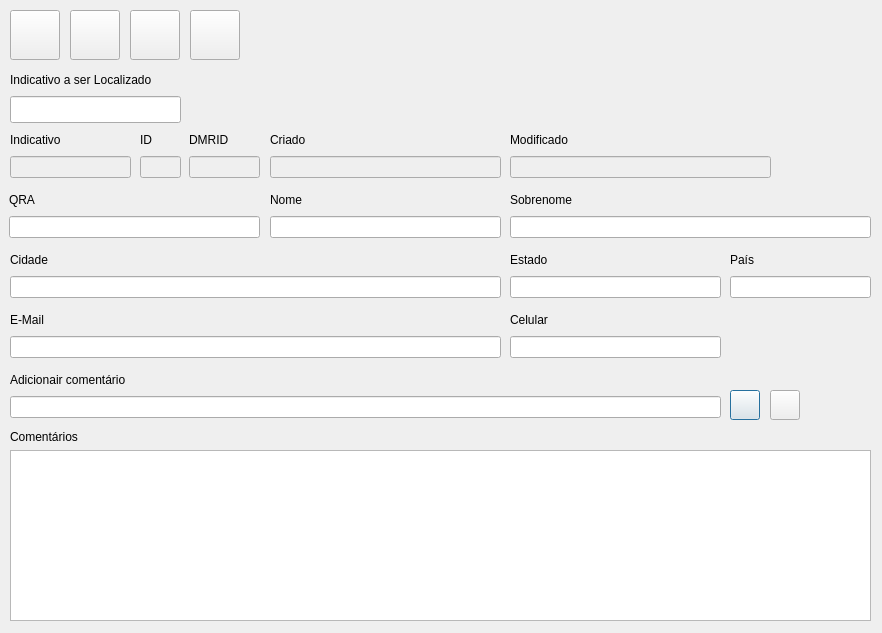
<?xml version="1.0" encoding="UTF-8"?>
<ui version="4.0">
 <class>frmRadioamadores</class>
 <widget class="QDialog" name="frmRadioamadores">
  <property name="geometry">
   <rect>
    <x>0</x>
    <y>0</y>
    <width>882</width>
    <height>633</height>
   </rect>
  </property>
  <property name="windowTitle">
   <string>Dialog</string>
  </property>
  <property name="windowIcon">
   <iconset resource="imgs/imagens.qrc">
    <normaloff>:/radioamadores.png</normaloff>:/radioamadores.png</iconset>
  </property>
  <widget class="QPushButton" name="btnAdicionarComentario">
   <property name="geometry">
    <rect>
     <x>730</x>
     <y>390</y>
     <width>30</width>
     <height>30</height>
    </rect>
   </property>
   <property name="font">
    <font>
     <pointsize>9</pointsize>
     <bold>true</bold>
    </font>
   </property>
   <property name="toolTip">
    <string extracomment="Adicionar Comentário"/>
   </property>
   <property name="toolTipDuration">
    <number>2</number>
   </property>
   <property name="text">
    <string/>
   </property>
   <property name="icon">
    <iconset resource="imgs/imagens.qrc">
     <normaloff>:/mais.png</normaloff>:/mais.png</iconset>
   </property>
   <property name="iconSize">
    <size>
     <width>20</width>
     <height>20</height>
    </size>
   </property>
  </widget>
  <widget class="QPushButton" name="btnRemoverComentarios">
   <property name="geometry">
    <rect>
     <x>770</x>
     <y>390</y>
     <width>30</width>
     <height>30</height>
    </rect>
   </property>
   <property name="font">
    <font>
     <pointsize>9</pointsize>
     <bold>true</bold>
    </font>
   </property>
   <property name="toolTip">
    <string extracomment="Remover Comentário"/>
   </property>
   <property name="toolTipDuration">
    <number>2</number>
   </property>
   <property name="text">
    <string/>
   </property>
   <property name="icon">
    <iconset resource="imgs/imagens.qrc">
     <normaloff>:/menos.png</normaloff>:/menos.png</iconset>
   </property>
   <property name="iconSize">
    <size>
     <width>20</width>
     <height>20</height>
    </size>
   </property>
  </widget>
  <widget class="QWidget" name="layoutWidget">
   <property name="geometry">
    <rect>
     <x>9</x>
     <y>190</y>
     <width>251</width>
     <height>48</height>
    </rect>
   </property>
   <layout class="QVBoxLayout" name="verticalLayout_3">
    <item>
     <widget class="QLabel" name="label_3">
      <property name="text">
       <string>QRA</string>
      </property>
     </widget>
    </item>
    <item>
     <widget class="QLineEdit" name="edtQra"/>
    </item>
   </layout>
  </widget>
  <widget class="QWidget" name="layoutWidget">
   <property name="geometry">
    <rect>
     <x>270</x>
     <y>190</y>
     <width>231</width>
     <height>48</height>
    </rect>
   </property>
   <layout class="QVBoxLayout" name="verticalLayout_5">
    <item>
     <widget class="QLabel" name="label_5">
      <property name="text">
       <string>Nome</string>
      </property>
     </widget>
    </item>
    <item>
     <widget class="QLineEdit" name="edtNome"/>
    </item>
   </layout>
  </widget>
  <widget class="QWidget" name="layoutWidget">
   <property name="geometry">
    <rect>
     <x>510</x>
     <y>190</y>
     <width>361</width>
     <height>48</height>
    </rect>
   </property>
   <layout class="QVBoxLayout" name="verticalLayout_6">
    <item>
     <widget class="QLabel" name="label_6">
      <property name="text">
       <string>Sobrenome</string>
      </property>
     </widget>
    </item>
    <item>
     <widget class="QLineEdit" name="edtSobrenome"/>
    </item>
   </layout>
  </widget>
  <widget class="QWidget" name="layoutWidget">
   <property name="geometry">
    <rect>
     <x>10</x>
     <y>250</y>
     <width>491</width>
     <height>48</height>
    </rect>
   </property>
   <layout class="QVBoxLayout" name="verticalLayout_7">
    <item>
     <widget class="QLabel" name="label_8">
      <property name="text">
       <string>Cidade</string>
      </property>
     </widget>
    </item>
    <item>
     <widget class="QLineEdit" name="edtCidade"/>
    </item>
   </layout>
  </widget>
  <widget class="QWidget" name="layoutWidget">
   <property name="geometry">
    <rect>
     <x>510</x>
     <y>250</y>
     <width>211</width>
     <height>48</height>
    </rect>
   </property>
   <layout class="QVBoxLayout" name="verticalLayout_8">
    <item>
     <widget class="QLabel" name="label_9">
      <property name="text">
       <string>Estado</string>
      </property>
     </widget>
    </item>
    <item>
     <widget class="QLineEdit" name="edtEstado"/>
    </item>
   </layout>
  </widget>
  <widget class="QWidget" name="layoutWidget">
   <property name="geometry">
    <rect>
     <x>730</x>
     <y>250</y>
     <width>141</width>
     <height>48</height>
    </rect>
   </property>
   <layout class="QVBoxLayout" name="verticalLayout_9">
    <item>
     <widget class="QLabel" name="label_10">
      <property name="text">
       <string>País</string>
      </property>
     </widget>
    </item>
    <item>
     <widget class="QLineEdit" name="edtPais"/>
    </item>
   </layout>
  </widget>
  <widget class="QWidget" name="layoutWidget">
   <property name="geometry">
    <rect>
     <x>510</x>
     <y>310</y>
     <width>211</width>
     <height>48</height>
    </rect>
   </property>
   <layout class="QVBoxLayout" name="verticalLayout_10">
    <item>
     <widget class="QLabel" name="label_11">
      <property name="text">
       <string>Celular</string>
      </property>
     </widget>
    </item>
    <item>
     <widget class="QLineEdit" name="edtCelular"/>
    </item>
   </layout>
  </widget>
  <widget class="QWidget" name="layoutWidget">
   <property name="geometry">
    <rect>
     <x>10</x>
     <y>310</y>
     <width>491</width>
     <height>48</height>
    </rect>
   </property>
   <layout class="QVBoxLayout" name="verticalLayout_11">
    <item>
     <widget class="QLabel" name="label_12">
      <property name="text">
       <string>E-Mail</string>
      </property>
     </widget>
    </item>
    <item>
     <widget class="QLineEdit" name="edtEmail"/>
    </item>
   </layout>
  </widget>
  <widget class="QWidget" name="layoutWidget">
   <property name="geometry">
    <rect>
     <x>10</x>
     <y>430</y>
     <width>861</width>
     <height>191</height>
    </rect>
   </property>
   <layout class="QVBoxLayout" name="verticalLayout_15">
    <item>
     <widget class="QLabel" name="label_7">
      <property name="text">
       <string>Comentários</string>
      </property>
     </widget>
    </item>
    <item>
     <widget class="QTableWidget" name="twgComentariosRA"/>
    </item>
   </layout>
  </widget>
  <widget class="QWidget" name="layoutWidget">
   <property name="geometry">
    <rect>
     <x>10</x>
     <y>370</y>
     <width>711</width>
     <height>48</height>
    </rect>
   </property>
   <layout class="QVBoxLayout" name="verticalLayout_14">
    <item>
     <widget class="QLabel" name="label_13">
      <property name="text">
       <string>Adicionair comentário</string>
      </property>
     </widget>
    </item>
    <item>
     <widget class="QLineEdit" name="edtComentario"/>
    </item>
   </layout>
  </widget>
  <widget class="QPushButton" name="btnRemoverRA">
   <property name="geometry">
    <rect>
     <x>190</x>
     <y>10</y>
     <width>50</width>
     <height>50</height>
    </rect>
   </property>
   <property name="toolTip">
    <string extracomment="Remover Radioamador"/>
   </property>
   <property name="text">
    <string/>
   </property>
   <property name="icon">
    <iconset resource="imgs/imagens.qrc">
     <normaloff>:/PessoaRemover.png</normaloff>:/PessoaRemover.png</iconset>
   </property>
   <property name="iconSize">
    <size>
     <width>40</width>
     <height>40</height>
    </size>
   </property>
  </widget>
  <widget class="QPushButton" name="btnGravarAlteracoes">
   <property name="geometry">
    <rect>
     <x>70</x>
     <y>10</y>
     <width>50</width>
     <height>50</height>
    </rect>
   </property>
   <property name="toolTip">
    <string extracomment="Salvar os Dados"/>
   </property>
   <property name="text">
    <string/>
   </property>
   <property name="icon">
    <iconset resource="imgs/imagens.qrc">
     <normaloff>:/salvar.png</normaloff>:/salvar.png</iconset>
   </property>
   <property name="iconSize">
    <size>
     <width>40</width>
     <height>40</height>
    </size>
   </property>
  </widget>
  <widget class="QPushButton" name="btnInserirNovoRA">
   <property name="geometry">
    <rect>
     <x>130</x>
     <y>10</y>
     <width>50</width>
     <height>50</height>
    </rect>
   </property>
   <property name="toolTip">
    <string extracomment="Novo Radioamador"/>
   </property>
   <property name="text">
    <string/>
   </property>
   <property name="icon">
    <iconset resource="imgs/imagens.qrc">
     <normaloff>:/PessoaNovo.png</normaloff>:/PessoaNovo.png</iconset>
   </property>
   <property name="iconSize">
    <size>
     <width>40</width>
     <height>40</height>
    </size>
   </property>
  </widget>
  <widget class="QPushButton" name="btnLocalizaInsereRA">
   <property name="geometry">
    <rect>
     <x>10</x>
     <y>10</y>
     <width>50</width>
     <height>50</height>
    </rect>
   </property>
   <property name="toolTip">
    <string extracomment="Localizar Indicativo"/>
   </property>
   <property name="text">
    <string/>
   </property>
   <property name="icon">
    <iconset resource="imgs/imagens.qrc">
     <normaloff>:/localizar.png</normaloff>:/localizar.png</iconset>
   </property>
   <property name="iconSize">
    <size>
     <width>40</width>
     <height>40</height>
    </size>
   </property>
  </widget>
  <widget class="QWidget" name="layoutWidget">
   <property name="geometry">
    <rect>
     <x>140</x>
     <y>130</y>
     <width>41</width>
     <height>48</height>
    </rect>
   </property>
   <layout class="QVBoxLayout" name="verticalLayout">
    <item>
     <widget class="QLabel" name="label">
      <property name="enabled">
       <bool>true</bool>
      </property>
      <property name="styleSheet">
       <string notr="true"/>
      </property>
      <property name="text">
       <string>ID</string>
      </property>
     </widget>
    </item>
    <item>
     <widget class="QLineEdit" name="edtId">
      <property name="enabled">
       <bool>false</bool>
      </property>
      <property name="font">
       <font>
        <kerning>true</kerning>
       </font>
      </property>
      <property name="styleSheet">
       <string notr="true"/>
      </property>
     </widget>
    </item>
   </layout>
  </widget>
  <widget class="QWidget" name="layoutWidget">
   <property name="geometry">
    <rect>
     <x>10</x>
     <y>130</y>
     <width>121</width>
     <height>48</height>
    </rect>
   </property>
   <layout class="QVBoxLayout" name="verticalLayout_16">
    <item>
     <widget class="QLabel" name="label_2">
      <property name="enabled">
       <bool>true</bool>
      </property>
      <property name="styleSheet">
       <string notr="true"/>
      </property>
      <property name="text">
       <string>Indicativo</string>
      </property>
     </widget>
    </item>
    <item>
     <widget class="QLineEdit" name="edtIndicativo">
      <property name="enabled">
       <bool>false</bool>
      </property>
      <property name="styleSheet">
       <string notr="true"/>
      </property>
     </widget>
    </item>
   </layout>
  </widget>
  <widget class="QWidget" name="layoutWidget">
   <property name="geometry">
    <rect>
     <x>189</x>
     <y>130</y>
     <width>71</width>
     <height>48</height>
    </rect>
   </property>
   <layout class="QVBoxLayout" name="verticalLayout_2">
    <item>
     <widget class="QLabel" name="label_4">
      <property name="enabled">
       <bool>true</bool>
      </property>
      <property name="styleSheet">
       <string notr="true"/>
      </property>
      <property name="text">
       <string>DMRID</string>
      </property>
     </widget>
    </item>
    <item>
     <widget class="QLineEdit" name="edtDmrid">
      <property name="enabled">
       <bool>false</bool>
      </property>
      <property name="styleSheet">
       <string notr="true"/>
      </property>
     </widget>
    </item>
   </layout>
  </widget>
  <widget class="QWidget" name="layoutWidget">
   <property name="geometry">
    <rect>
     <x>270</x>
     <y>130</y>
     <width>231</width>
     <height>48</height>
    </rect>
   </property>
   <layout class="QVBoxLayout" name="verticalLayout_4">
    <item>
     <widget class="QLabel" name="label_14">
      <property name="styleSheet">
       <string notr="true"/>
      </property>
      <property name="text">
       <string>Criado</string>
      </property>
     </widget>
    </item>
    <item>
     <widget class="QLineEdit" name="edtCriado">
      <property name="enabled">
       <bool>false</bool>
      </property>
      <property name="styleSheet">
       <string notr="true"/>
      </property>
     </widget>
    </item>
   </layout>
  </widget>
  <widget class="QWidget" name="layoutWidget">
   <property name="geometry">
    <rect>
     <x>510</x>
     <y>130</y>
     <width>261</width>
     <height>48</height>
    </rect>
   </property>
   <layout class="QVBoxLayout" name="verticalLayout_12">
    <item>
     <widget class="QLabel" name="label_15">
      <property name="styleSheet">
       <string notr="true"/>
      </property>
      <property name="text">
       <string>Modificado</string>
      </property>
     </widget>
    </item>
    <item>
     <widget class="QLineEdit" name="edtModificado">
      <property name="enabled">
       <bool>false</bool>
      </property>
      <property name="styleSheet">
       <string notr="true"/>
      </property>
     </widget>
    </item>
   </layout>
  </widget>
  <widget class="QWidget" name="layoutWidget">
   <property name="geometry">
    <rect>
     <x>10</x>
     <y>70</y>
     <width>171</width>
     <height>53</height>
    </rect>
   </property>
   <layout class="QVBoxLayout" name="verticalLayout_13">
    <item>
     <widget class="QLabel" name="label_16">
      <property name="text">
       <string>Indicativo a ser Localizado</string>
      </property>
     </widget>
    </item>
    <item>
     <widget class="QLineEdit" name="edtPesquisaIndicativo">
      <property name="font">
       <font>
        <pointsize>12</pointsize>
        <bold>true</bold>
       </font>
      </property>
     </widget>
    </item>
   </layout>
  </widget>
 </widget>
 <tabstops>
  <tabstop>edtQra</tabstop>
  <tabstop>edtNome</tabstop>
  <tabstop>edtSobrenome</tabstop>
  <tabstop>edtCidade</tabstop>
  <tabstop>edtEstado</tabstop>
  <tabstop>edtPais</tabstop>
  <tabstop>edtCelular</tabstop>
  <tabstop>edtEmail</tabstop>
  <tabstop>twgComentariosRA</tabstop>
 </tabstops>
 <resources>
  <include location="imgs/imagens.qrc"/>
 </resources>
 <connections/>
</ui>
